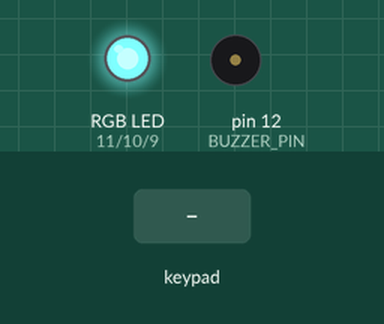
Recording of a sketch running on a simulated Arduino Uno, built with avr-gcc and run on an emulated ATmega328P. On the bench: an RGB LED mixed from three pins (HIGH = lit), buzzer (waves = sounding). Dashed ring = blinking. Inputs (shaded band) come from the test bench. What the sketch prints to the serial monitor is not drawn.

Above: at 1.4 s.
1.5 s: key '*' pressed
At 2.1 s:
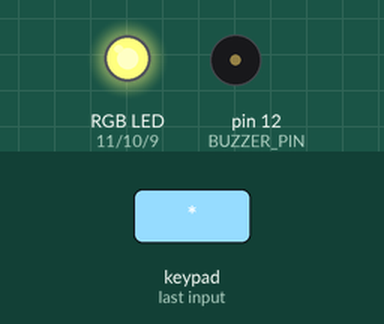
3.2 s: keypad keys 0 0 0 0 pressed 0.4 s apart
At 5.8 s:
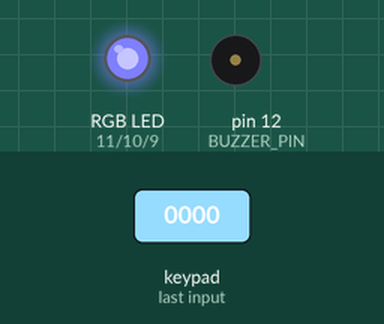
6.3 s: keypad keys 0 0 0 0 # pressed 0.4 s apart
At 8.1 s:
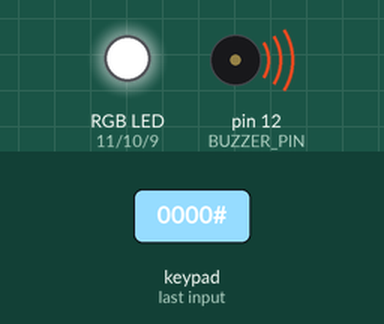
9.8 s: keypad keys 5 4 3 2 pressed 0.4 s apart
At 10.1 s:
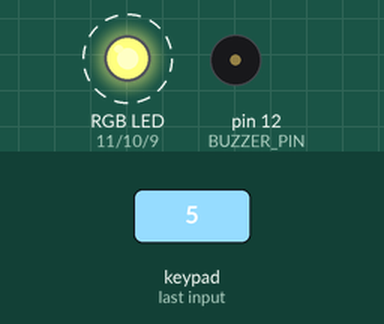
13.4 s: key '#' pressed
At 13.55 s:
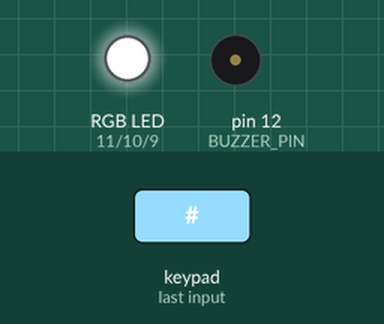
Timing chart, 0 to 16.1 s (numbered marks = the images above; inputs shaded):
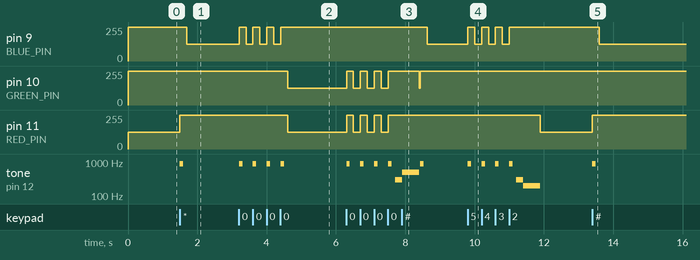

Measured:
- after the input at 1.5 s, pin 9 (BLUE_PIN): 255/255 → 127/255 after 0.20 s; pin 11 (RED_PIN): 127/255 → 255/255 at once; tone on pin 12 (BUZZER_PIN): silent → 880 Hz at once, → silent 0.10 s later
- after the input at 3.2 s, pin 9 (BLUE_PIN): alternates 255/255 for 0.20 s and 127/255 for 0.20 s, 7 changes in all, then stays 255/255, starting at once; pin 10 (GREEN_PIN): 255/255 → 127/255 after 1.4 s
- after the input at 6.3 s, pin 9 (BLUE_PIN): 255/255 → 127/255 after 2.3 s; pin 10 (GREEN_PIN): goes 3 × (255/255 0.20 s, 127/255 0.20 s), 255/255 0.90 s, 127/255 0.02 s, then 255/255, starting at once
- after the input at 9.8 s, pin 9 (BLUE_PIN): alternates 255/255 for 0.20 s and 127/255 for 0.20 s, 7 changes in all, then stays 255/255, starting at once; pin 11 (RED_PIN): 255/255 → 127/255 after 2.1 s
- after the input at 13.4 s, pin 9 (BLUE_PIN): 255/255 → 127/255 after 0.20 s; pin 11 (RED_PIN): 127/255 → 255/255 at once; tone on pin 12 (BUZZER_PIN): silent → 880 Hz at once, → silent 0.10 s later

The sketch:

day14_PIN_LED_BUZZER.ino
```cpp
#include <Keypad.h>
const byte ROWS = 4;
const byte COLS = 4;

const byte ROW_PINS[ROWS] = {5,4,3,2};
const byte COL_PINS[COLS] = {6,7,8,13};

const char BUTTONS[ROWS][COLS] = {
  {'1','2','3','A'},
  {'4','5','6','B'},
  {'7','8','9','C'},
  {'*','0','#','D'}
};

const byte BUZZER_PIN = 12;

const byte PIN_LENGTH = 4;
char current_pin[PIN_LENGTH] = {'0','0','0','0'};

const unsigned int BRIGHT = 128l;
const byte RED_PIN = 11;
const byte GREEN_PIN = 10;
const byte BLUE_PIN = 9;

Keypad heroKeypad = Keypad(makeKeymap(BUTTONS), ROW_PINS, COL_PINS, ROWS, COLS);


void setup() {
  pinMode(RED_PIN, OUTPUT);
  pinMode(GREEN_PIN, OUTPUT);
  pinMode(BLUE_PIN, OUTPUT);
  pinMode(BUZZER_PIN, OUTPUT);

  displayColor(true, false, false);
  // put your setup code here, to run once:
  Serial.begin(9600);
  delay(200);
  Serial.println("Press * to enter new PIN or # to access the system.");
}


void loop() {
  // put your main code here, to run repeatedly:
  char pressedButton = heroKeypad.waitForKey();

  if (pressedButton == '#'){
    giveInputFeedback();
    bool access_allowed = validatePIN();
    if (access_allowed){
      giveSuccessFeedback();
      Serial.println("Welcome, authorized user");
    }else{
      giveErrorFeedback();
    }
  }

  if (pressedButton == '*'){
    giveInputFeedback();
    bool access_allowed = validatePIN();

    if (access_allowed){
      displayColor(128, 80, 0);
      Serial.println("Welcome, authorized user. Please enter a new PIN: ");
      for (int i; i<PIN_LENGTH; i++){
        char pressedButtonPIN = heroKeypad.waitForKey();
        giveInputFeedback();
        displayColor(128, 80, 0);
        current_pin[i] = pressedButtonPIN;
      }
      giveSuccessFeedback();
      Serial.println("New PIN set. Your current PIN: ");
      Serial.println(current_pin);
    }else{
      giveErrorFeedback();
    }
  }

}

void giveInputFeedback(){
  displayColor(false, false, false);
  tone(BUZZER_PIN, 880, 100);
  delay(200);
  displayColor(false, false, true);
}

void giveSuccessFeedback(){
  displayColor(false, false, false);
  tone(BUZZER_PIN, 300, 200);
  delay(200);
  tone(BUZZER_PIN, 500, 500);
  delay(500);
  displayColor(false, true, false);
}


void giveErrorFeedback(){
  displayColor(false, false, false);
  tone(BUZZER_PIN, 300, 200);
  delay(200);
  tone(BUZZER_PIN, 200, 500);
  delay(500);
  displayColor(true, false, false);
  Serial.println("Access Denied.\n\nPress * to enter new PIN or # to access the system.");
}
bool validatePIN(){

  char temporary_pin[PIN_LENGTH];

  Serial.println("Enter the pin to continue: ");
  for (int i=0; i<PIN_LENGTH; i++){
    char pressedButtonPIN = heroKeypad.waitForKey();
    giveInputFeedback();
    Serial.print("Digit number ");
    Serial.print(i);
    Serial.println(" entered");
    temporary_pin[i] = pressedButtonPIN;
  }
  Serial.println(temporary_pin);
  Serial.println(current_pin);
  if (memcmp(temporary_pin, current_pin, PIN_LENGTH)){
    return  false;
  }
  return true;
  }


void displayColor(
  bool red,    // red LED intensity (0-255)
  bool green,  // green LED intensity (0-255)
  bool blue    // blue LED intensity (0-255)
) {
  analogWrite(RED_PIN, 255 - BRIGHT*byte(red));      // Set red LED intensity using PWM
  analogWrite(GREEN_PIN, 255 -BRIGHT*byte(green));  // Set green LED intensity using PWM
  analogWrite(BLUE_PIN, 255 -  BRIGHT*byte(blue));    // Set blue LED intensity using PWM
}
```
